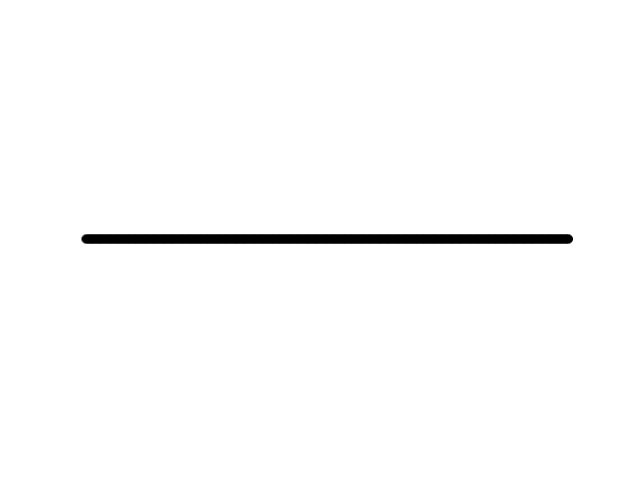
#> input picture content/line.jpg, 640 x 480 px
$ jupyter execute --allow-errors FD_Line_Detection_Hough.ipynb   (older library calls are emulated)
#> lines starting #> are read from the running program, lines starting #| are printed output that depends on the picture; after the words box and inside, x2 and y2 are one past the last pixel; in counts of white or black regions, pixels touching at a corner belong together
<a href="https://colab.research.google.com/github/alexander-toschev/cv-course/blob/main/FD_Line_Detection_Hough.ipynb" target="_parent"></a>

# Edge Detection using OpenCV

[cell 1]
import cv2
import numpy as np
from matplotlib import pyplot as plt
import matplotlib.lines as mlines

import requests

[cell 2]
url = "https://skachatkartinki.net/photo/0-0/332_82585.jpg"
#> (the rest of this cell did not finish here and is left out)

[cell 3]
# [65 lines left out: function line_detection_non_vectorized, not called in this run]

def line_detection_vectorized(image, edge_image, num_rhos=180, num_thetas=180, t_count=220):
  edge_height, edge_width = edge_image.shape[:2]
  edge_height_half, edge_width_half = edge_height / 2, edge_width / 2
  #
  d = np.sqrt(np.square(edge_height) + np.square(edge_width))
  dtheta = 180 / num_thetas
  drho = (2 * d) / num_rhos
  #
  thetas = np.arange(0, 180, step=dtheta)
  rhos = np.arange(-d, d, step=drho)
  #
  cos_thetas = np.cos(np.deg2rad(thetas))
  sin_thetas = np.sin(np.deg2rad(thetas))
  #
  accumulator = np.zeros((len(rhos), len(rhos)))
  #
  figure = plt.figure(figsize=(12, 12))
  subplot1 = figure.add_subplot(1, 4, 1)
  subplot1.imshow(image)
  subplot2 = figure.add_subplot(1, 4, 2)
  subplot2.imshow(edge_image, cmap="gray")
  subplot3 = figure.add_subplot(1, 4, 3)
  subplot3.set_facecolor((0, 0, 0))
  subplot4 = figure.add_subplot(1, 4, 4)
  subplot4.imshow(image)
  #
  edge_points = np.argwhere(edge_image != 0)
  edge_points = edge_points - np.array([[edge_height_half, edge_width_half]])
  #
  rho_values = np.matmul(edge_points, np.array([sin_thetas, cos_thetas]))
  #
  accumulator, theta_vals, rho_vals = np.histogram2d(
      np.tile(thetas, rho_values.shape[0]),
      rho_values.ravel(),
      bins=[thetas, rhos]
  )
  accumulator = np.transpose(accumulator)
  lines = np.argwhere(accumulator > t_count)
  rho_idxs, theta_idxs = lines[:, 0], lines[:, 1]
  r, t = rhos[rho_idxs], thetas[theta_idxs]

  for ys in rho_values:
    subplot3.plot(thetas, ys, color="white", alpha=0.05)

  subplot3.plot([t], [r], color="yellow", marker='o')

  for line in lines:
    y, x = line
    rho = rhos[y]
    theta = thetas[x]
    a = np.cos(np.deg2rad(theta))
    b = np.sin(np.deg2rad(theta))
    x0 = (a * rho) + edge_width_half
    y0 = (b * rho) + edge_height_half
    x1 = int(x0 + 1000 * (-b))
    y1 = int(y0 + 1000 * (a))
    x2 = int(x0 - 1000 * (-b))
    y2 = int(y0 - 1000 * (a))
    subplot3.plot([theta], [rho], marker='o', color="yellow")
    subplot4.add_line(mlines.Line2D([x1, x2], [y1, y2]))

  subplot3.invert_yaxis()
  subplot3.invert_xaxis()

  subplot1.title.set_text("Original Image")
  subplot2.title.set_text("Edge Image")
  subplot3.title.set_text("Hough Space")
  subplot4.title.set_text("Detected Lines")
  plt.show()
  return accumulator, rhos, thetas

[cell 4]
img = cv2.imread('content/line.jpg')
#> img is the input picture: shape (480, 640, 3); min 0, max 255, mean 251.1
edge_image = cv2.cvtColor(img, cv2.COLOR_RGB2GRAY)
edge_image = cv2.GaussianBlur(edge_image, (3, 3), 1)
edge_image = cv2.Canny(edge_image, 100, 200)
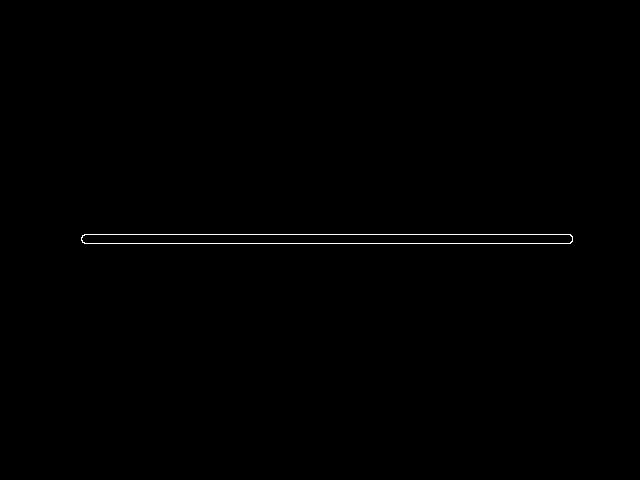
#> edge_image: shape (480, 640); 0.33% white in thin lines or dots, all inside (x1, y1, x2, y2) = (81, 234, 573, 244)
# https://www.javatpoint.com/opencv-erosion-and-dilation
#edge_image = cv2.dilate(
#        edge_image,
#        cv2.getStructuringElement(cv2.MORPH_RECT, (5, 5)),
#        iterations=1
#)
#edge_image = cv2.erode(
#        edge_image,
#        cv2.getStructuringElement(cv2.MORPH_RECT, (5, 5)),
#        iterations=1
#)
line_detection_vectorized(img, edge_image)
#> in line_detection_vectorized, `edge_points = np.argwhere(edge_image != 0)`: edge_points = 1000 pairs, first value 234 to 243, second value 81 to 572
#> in line_detection_vectorized, `edge_points = edge_points - np.array([[edge_height_half, edge_width_ha..`: edge_points = 1000 pairs, first value -6 to 3, second value -239 to 252
#> in line_detection_vectorized, `rho_values = np.matmul(edge_points, np.array([sin_thetas, cos_thetas]))`:
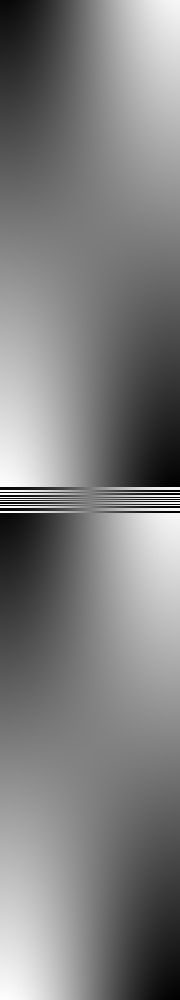
#> rho_values: shape (1000, 180) float64; min -252, max 252, mean -0.9; drawn with min black and max white
#> in line_detection_vectorized, `accumulator, theta_vals, rho_vals = np.histogram2d( np.tile(thetas, rh..`:
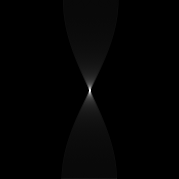
#> accumulator: shape (179, 179) float64; min 0, max 505, mean 5.6; drawn with min black and max white
#> in line_detection_vectorized, `accumulator, theta_vals, rho_vals = np.histogram2d( np.tile(thetas, rh..`: theta_vals = 180 values from 0 to 179; rho_vals = 180 values from -800 to 791.1
#> in line_detection_vectorized, `accumulator = np.transpose(accumulator)`:
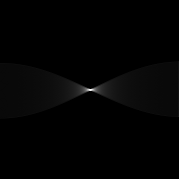
#> accumulator: shape (179, 179) float64; min 0, max 505, mean 5.6; drawn with min black and max white
#> in line_detection_vectorized, `lines = np.argwhere(accumulator > t_count)`: lines = 18 rows, first 8: [89, 86], [89, 87], [89, 88], [89, 89], [89, 90], [89, 91], [89, 92], [89, 93]
#> in line_detection_vectorized, `rho_idxs, theta_idxs = lines[:, 0], lines[:, 1]`: rho_idxs = 18 values from 89 to 90; theta_idxs = 18 values, max 94 at index 8, min 86 at index 0, mean 90
#> in line_detection_vectorized, `r, t = rhos[rho_idxs], thetas[theta_idxs]`: r = 18 values from -8.89 to 2.27e-12; t has the same summary as theta_idxs
#> the loop in line_detection_vectorized, `for line in lines:` made 18 passes
#> (y, x, rho, theta, a, b, x0, y0) on passes 1 to 12: (89, 86, -8.89, 86, 0.0698, 0.998, 319.4, 231.1), (89, 87, -8.89, 87, 0.0523, 0.999, 319.5, 231.1), (89, 88, -8.89, 88, 0.0349, 0.999, 319.7, 231.1), (89, 89, -8.89, 89, 0.0175, 1, 319.8, 231.1), (89, 90, -8.89, 90, 6.12e-17, 1, 320, 231.1), (89, 91, -8.89, 91, -0.0175, 1, 320.2, 231.1), (89, 92, -8.89, 92, -0.0349, 0.999, 320.3, 231.1), (89, 93, -8.89, 93, -0.0523, 0.999, 320.5, 231.1), (89, 94, -8.89, 94, -0.0698, 0.998, 320.6, 231.1), (90, 86, 2.27e-12, 86, 0.0698, 0.998, 320, 240), (90, 87, 2.27e-12, 87, 0.0523, 0.999, 320, 240), (90, 88, 2.27e-12, 88, 0.0349, 0.999, 320, 240)
#> in line_detection_vectorized, `plt.show()`:
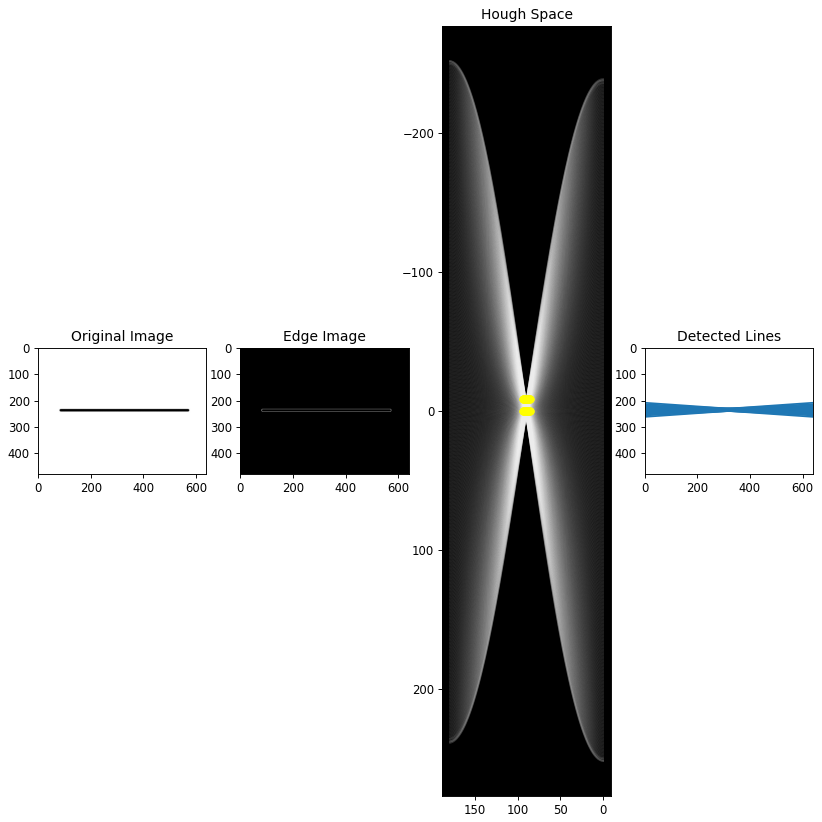
#> figure drawn by matplotlib, 4 panels; panel 3: curve peaks at x = 179, y = 235.9; panel 3: curve peaks at x = 179, y = 234.9; panel 3: curve peaks at x = 179, y = 233.9

## Sobel Edge Detection

Нам необходимо найти быстрые изменения интенсивности пикселей.

Syntax: dst = cv2.Sobel(src, ddepth, dx, dy, ksize)
Where, ddepth is the depth of the destination image, dx is Horizontal sobel derivative, dy is vertical sobel derivative and ksize is the kernel size.

[cell 5]
sobelx = cv2.Sobel(src=img, ddepth=cv2.CV_64F, dx=1, dy=0, ksize=5)

sobely = cv2.Sobel(src=img, ddepth=cv2.CV_64F, dx=0, dy=1, ksize=5)
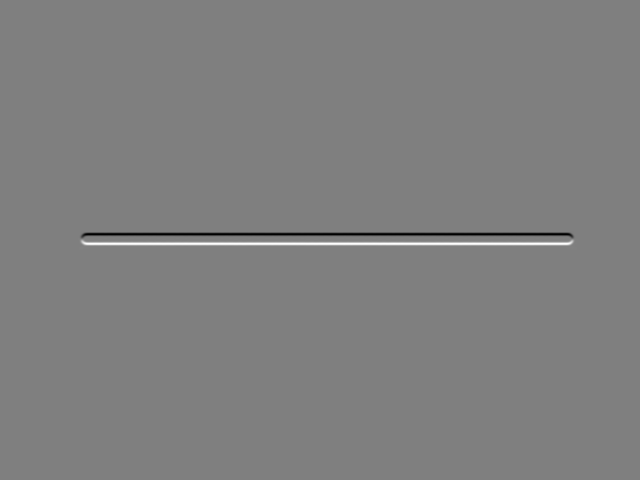
#> sobely: shape (480, 640, 3) float64; min -12237, max 12175, mean 0; drawn with min black and max white

sobelxy = cv2.Sobel(src=img, ddepth=cv2.CV_64F, dx=1, dy=1, ksize=5)

plt.figure(figsize=(18,19))
plt.subplot(221)
plt.imshow(img, cmap='gray')
plt.title('Original')
plt.axis("off")

plt.subplot(222)
plt.imshow(sobelxy, cmap='gray')
plt.title('Sobel X Y')
plt.axis("off")

plt.subplot(223)
plt.imshow(sobelx, cmap='gray')
plt.title('Sobel X')
plt.axis("off")

plt.subplot(224)
plt.imshow(sobely, cmap='gray')
plt.title('Sobel Y')
plt.axis("off")
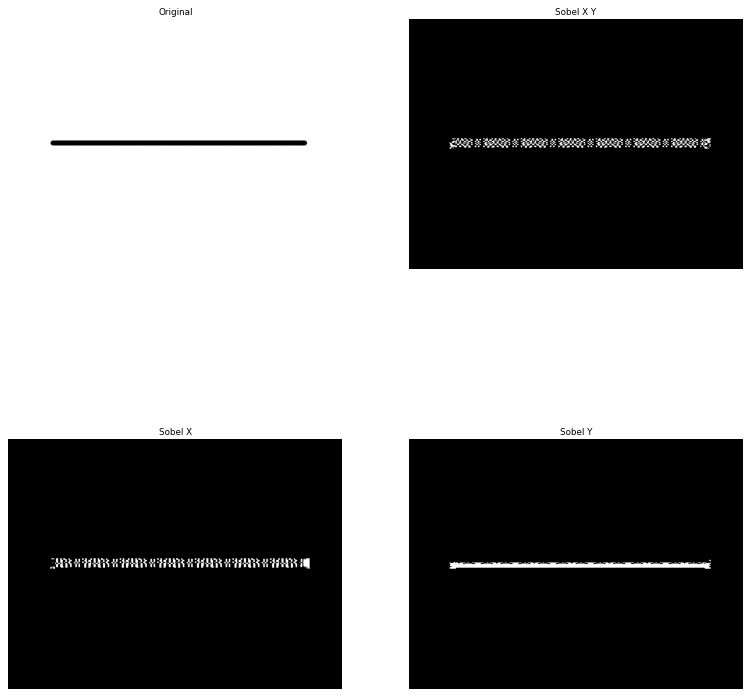
#> figure drawn by matplotlib, 4 panels

## Canny Edge Detection

**Сглаживание**. Размытие изображения для удаления шума. Оператор Кэнни использует фильтр, который может быть хорошо приближен к первой производной гауссианы.

$\sigma  = 1.4$:

$\displaystyle \mathbf {B} = \frac{1}{159} \begin{bmatrix}2&4&5&4&2\\4&9&12&9&4\\5&12&15&12&5\\4&9&12&9&4\\2&4&5&4&2\end{bmatrix}*A$

**Поиск градиентов**. Границы отмечаются там, где градиент изображения приобретает максимальное значение. Они могут иметь различное направление, поэтому алгоритм Кэнни использует четыре фильтра для обнаружения горизонтальных, вертикальных и диагональных ребер в размытом изображении.

${\displaystyle \mathbf {G} ={\sqrt {{\mathbf {G} _{x}}^{2}+{\mathbf {G} _{y}}^{2}}}}$

${\displaystyle \mathbf {\Theta } =\operatorname {arctg} \left({\mathbf {G} _{y} \over \mathbf {G} _{x}}\right).}$

Угол направления вектора градиента округляется и может принимать такие значения: 0, 45, 90, 135.

**Подавление немаксимумов**. Только локальные максимумы отмечаются как границы.

**Двойная пороговая фильтрация**. Потенциальные границы определяются порогами.

Трассировка области неоднозначности. Итоговые границы определяются путём подавления всех краёв, не связанных с определенными (сильными) границами.

Перед применением детектора обычно преобразуют изображение в оттенки серого, чтобы уменьшить вычислительные затраты. Этот этап характерен для многих методов обработки изображений.

Syntax: dest = cv2.canny(src, threshold1, threshold2)
Where, threshold1 is the the High threshold value of intensity gradient and threshold2 is the low threshold value of the intensity gradient.

[cell 6]
edges = cv2.Canny(image=img, threshold1=100, threshold2=200)

plt.figure(figsize=(18,19))
plt.subplot(121)
plt.imshow(img, cmap='gray')
plt.title('Original')
plt.axis("off")

plt.subplot(122)
plt.imshow(edges, cmap='gray')
plt.title('Edge image')
plt.axis("off")
